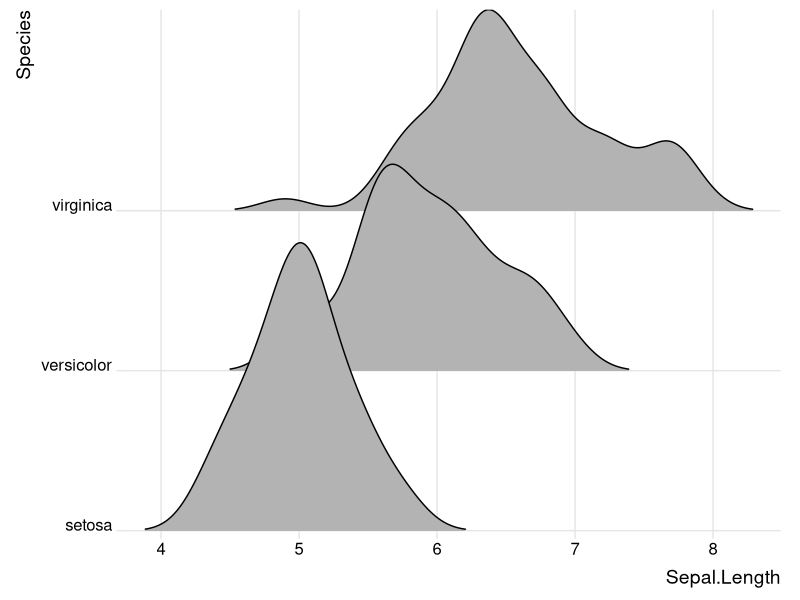
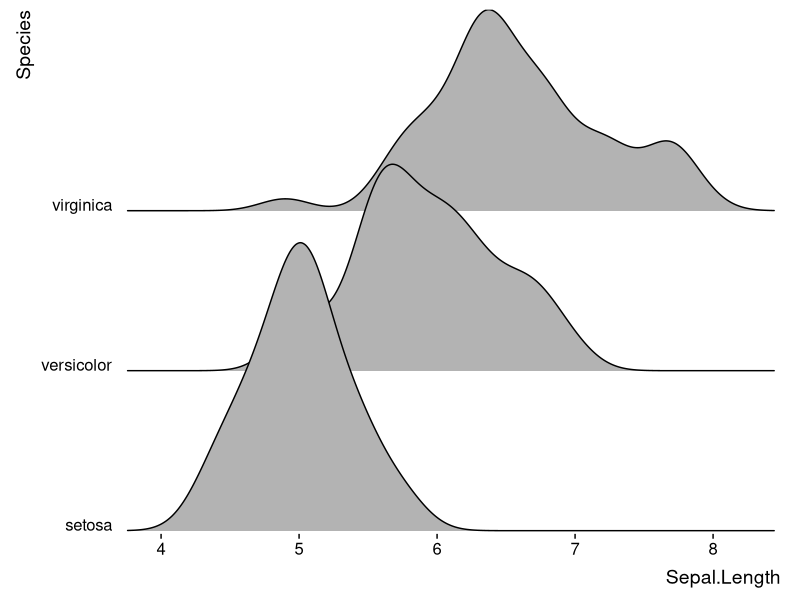

These figures' R source, in order:
library(ggridges)


### Name: theme_ridges
### Title: A custom theme specifically for use with ridgeline plots
### Aliases: theme_ridges

### ** Examples

library(ggplot2)

# Example with background grid
ggplot(iris, aes(x = Sepal.Length, y = Species, group = Species)) +
  geom_density_ridges(rel_min_height = 0.005) +
  scale_y_discrete(expand = c(0.01, 0)) +
  scale_x_continuous(expand = c(0.01, 0)) +
  theme_ridges()

# Example without background grid
ggplot(iris, aes(x = Sepal.Length, y = Species, group = Species)) +
  geom_density_ridges() +
  scale_y_discrete(expand = c(0.01, 0)) +
  scale_x_continuous(expand = c(0.01, 0)) +
  theme_ridges(grid = FALSE)
